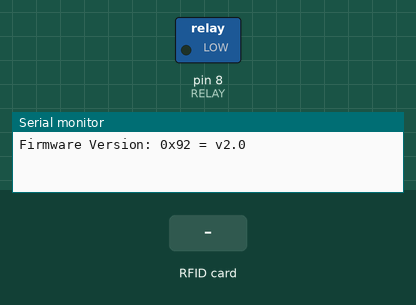
Simulated run of this sketch. Board: Arduino Nano, built with avr-gcc and run on an emulated ATmega328P. Shown: switched loads named in the sketch (green lamp = pin HIGH), the last lines printed to the serial monitor. The inputs (shaded band) are chosen by the test bench. Pins used as bus, display or sensor lines are not drawn.

Above: at 1.2 s.
1.3 s: RFID card B7 2A 28 96 held to the reader
At 2.5 s:
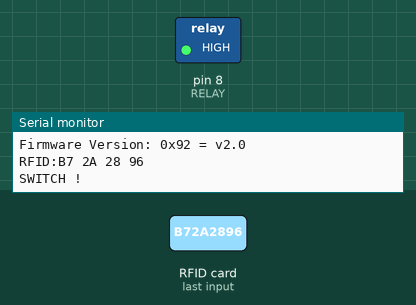
2.8 s: RFID card A0 9B E5 87 held to the reader
At 4.3 s:
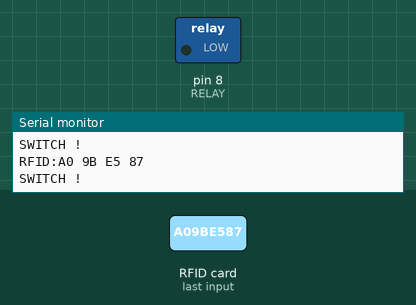
4.8 s: RFID card 53 E3 A2 01 held to the reader
At 5.9 s:
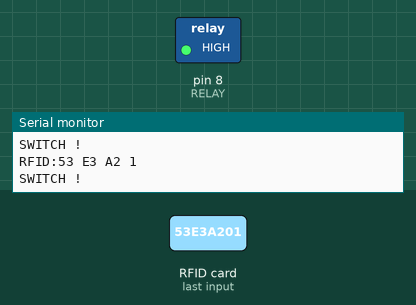
Timing chart, 0 to 7.8 s (numbered marks = the images above; inputs shaded):
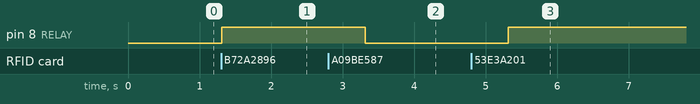

The sketch:

trot_antivol.ino
```cpp
/*
 * Carte: arduino nano
 *
 * MFRC522 en SPI (D9-D13) - https://github.com/miguelbalboa/rfid
 *
 * Relay en D8
 */

#include <SPI.h>
#include <MFRC522.h>

#define RST_PIN         9          // Configurable, see typical pin layout above
#define SS_PIN          10         // Configurable, see typical pin layout above

#define RELAY           8

MFRC522 mfrc522(SS_PIN, RST_PIN);  // Create MFRC522 instance

void setup() {
  Serial.begin(115200);   // Initialize serial communications with the PC
  while (!Serial);    // Do nothing if no serial port is opened (added for Arduinos based on ATMEGA32U4)
  SPI.begin();      // Init SPI bus
  mfrc522.PCD_Init();   // Init MFRC522
  delay(4);       // Optional delay. Some board do need more time after init to be ready, see Readme
  mfrc522.PCD_DumpVersionToSerial();  // Show details of PCD - MFRC522 Card Reader details
  //Serial.println(F("Scan PICC to see UID, SAK, type, and data blocks..."));

  pinMode(RELAY, OUTPUT);

}

#define N 4
#define S 4
uint8_t UIDs[N][S] = {
  {0xB7, 0x2A, 0x28, 0x96}, // tag jaune
  {0xA0, 0x9B, 0xE5, 0x87}, // tag bleu
  {0x53, 0xE3, 0xA2, 0x01}, // tag noir
  {0xE1, 0xB5, 0x13, 0xED}, // tag Startin'Box
  };

void loop() {
  // Reset the loop if no new card present on the sensor/reader. This saves the entire process when idle.
  if ( ! mfrc522.PICC_IsNewCardPresent()) {
    delay(100);
    return;
  }

  // Select one of the cards
  if ( ! mfrc522.PICC_ReadCardSerial()) {
    return;
  }

  // Dump debug info about the card; PICC_HaltA() is automatically called
  //mfrc522.PICC_DumpToSerial(&(mfrc522.uid));
  Serial.print("RFID:");
  //Serial.println(mfrc522.uid);

   for(int i=0; i<4; i++) {
    Serial.print(mfrc522.uid.uidByte[i], HEX);
    Serial.print(" ");
   }
    Serial.println();

  int flag=0;
  for(byte i=0; i<N; i++) {
    int eq=1;
    for(byte j=0; j<S; j++) {
      eq &= (mfrc522.uid.uidByte[j]==UIDs[i][j]); // test égalité
    }
    flag |= eq;
  }

  if (flag) { // Un tag est listé !
    digitalWrite(RELAY, !digitalRead(RELAY));
    Serial.println("SWITCH !");
    delay(2000);
  }


}
```

Measured:
- after the input at 1.3 s, pin 8 (RELAY): LOW → HIGH at once
- after the input at 2.8 s, pin 8 (RELAY): HIGH → LOW after 0.51 s
- after the input at 4.8 s, pin 8 (RELAY): LOW → HIGH after 0.52 s
